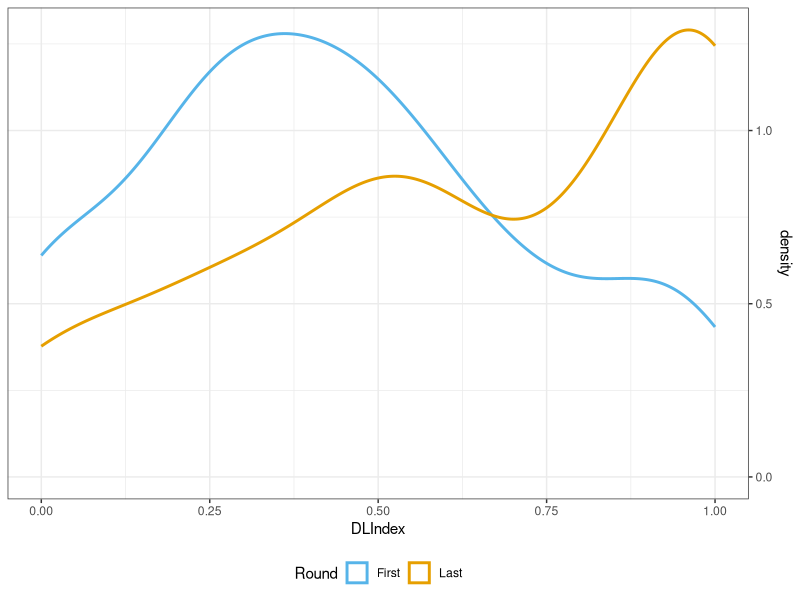
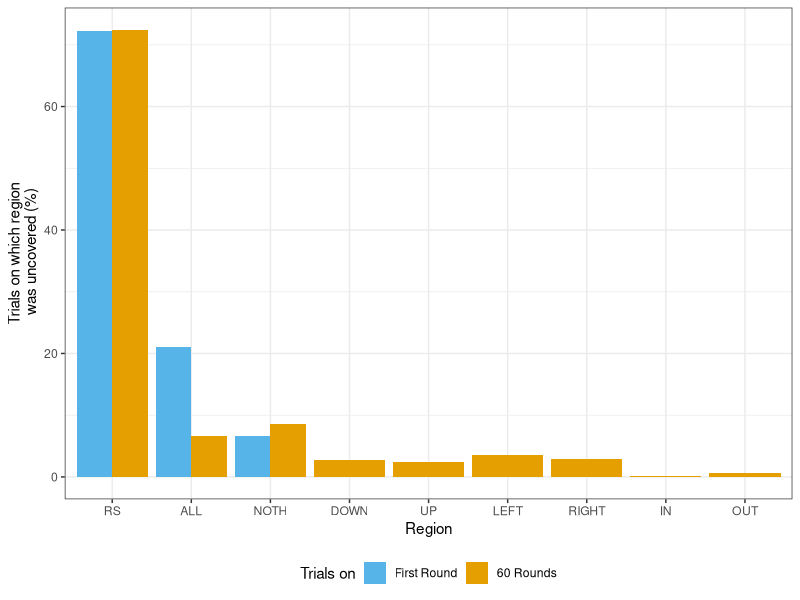

These figures' R source, in order: (Note: this script raises an error after producing the figures.)
library(ggplot2)

df1 = read.csv("humans_full.csv")
head(df1)

# ----------------------------------

# Check the performance on the first round, as if one-shot task
DLIRound60 <- df1$DLIndex[which(df1$Round == 60)]
mean(DLIRound60)
sd(DLIRound60)
DLIRound1 <- df1$DLIndex[which(df1$Round == 1)]
mean(DLIRound1)
sd(DLIRound1)
wilcox.test(DLIRound60, DLIRound1) # => Difference one-shot task vs iterated task is significant

DLIRound60 <- data.frame(DLIRound60)
names(DLIRound60)[1] <- "DLIndex"
DLIRound60$Exp <- as.character("Last")
DLIRound1 <- data.frame(DLIRound1)
names(DLIRound1)[1] <- "DLIndex"
DLIRound1$Exp <- as.character("First")
df <- rbind(DLIRound1, DLIRound60)

# Density plot
g2 <- ggplot(df, aes(DLIndex, colour=Exp, group=Exp)) +
  geom_density(size=1) +
  scale_colour_manual(values = c("Last" = "#E69F00", "First" = "#56B4E9")) +  
  #  scale_y_continuous(limits = c(0, 5)) + 
  scale_y_continuous(position = "right") +
  labs(color = "Round") +
  theme_bw() +
  theme(legend.position="bottom")

g2

# Plot frequencies of regions
n <- length(df1$Category[which(df1$Round == 1)])
A <- as.data.frame(rep('First Round', n))
colnames(A) = c('Condition')
A$Strategy <- df1$Category[which(df1$Round == 1)]
head(A)
n <- length(df1$Category)
B <- as.data.frame(rep('60 Rounds', n))
colnames(B) = c('Condition')
B$Strategy <- df1$Category

df <- rbind(
  A[c('Strategy',
      'Condition')],
  B[c('Strategy',
      'Condition')]
)
df$Condition <- as.factor(df$Condition)
df$Condition <- factor(df$Condition, levels = c('First Round', '60 Rounds'))
df$Strategy <- lapply(df$Strategy, function(x) {
  if(x=='NOTHING') {
    return('NOTH')
  } else {
    #    print(x)
    return(as.character(x))
  }
})
df$Strategy <- unlist(df$Strategy)
df$Strategy <- as.factor(df$Strategy)
df$Strategy <- factor(df$Strategy, levels = c('RS',
                                              'ALL', 
                                              'NOTH', 
                                              'DOWN', 
                                              'UP', 
                                              'LEFT', 
                                              'RIGHT', 
                                              'IN', 
                                              'OUT'))

p <- ggplot(df, aes(x=Strategy,  group=Condition, fill=Condition)) + 
  geom_bar(aes(y = ..prop..*100), stat="count", position="dodge") +
  #  geom_text(aes(label = scales::percent(..prop..),
  #                 y= ..prop.. ), stat= "count", vjust = -.5) +
  #  labs(y = "Percent", fill="Region") +
  xlab("Region") +
  ylab("Trials on which region\n was uncovered (%)") +
  scale_fill_manual(name = "Trials on",
                    values = c("60 Rounds" = "#E69F00", "First Round" = "#56B4E9")) +  
  #  facet_grid(~Condition) +
  #  scale_y_continuous(labels = scales::percent, limits = c(0, 0.6)) +
  theme_bw() +
  theme(legend.position="bottom")

p

grid.arrange(p, g2, 
             nrow = 1,
             widths=c(0.7, 0.3))

